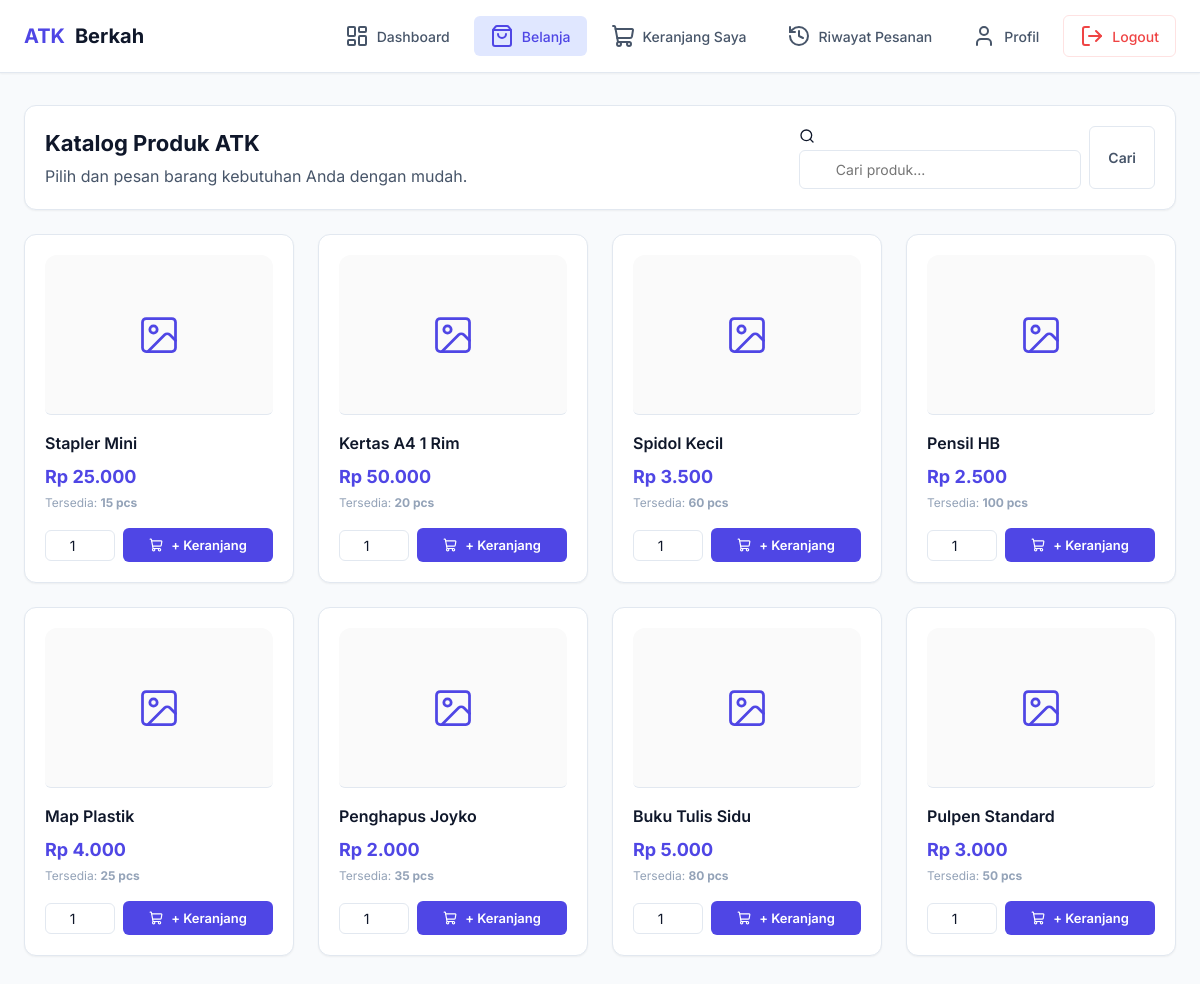
/app/belanja.php (signed in), run on the app's committed database.
### tables this page shows
CREATE TABLE produk (
    id_produk INT PRIMARY KEY AUTO_INCREMENT,
    nama_produk VARCHAR(100) NOT NULL,
    harga DECIMAL(10, 2) NOT NULL,
    jumlah_stok INT NOT NULL DEFAULT 0,
    gambar VARCHAR(255) DEFAULT NULL,
    created_at TIMESTAMP DEFAULT CURRENT_TIMESTAMP
);

### app/belanja.php (the view, shortened to what this page needs)
<?php
include "config.php";
$search = $_GET['search'] ?? '';
$where = "WHERE jumlah_stok > 0";
$query_produk = "SELECT * FROM produk $where ORDER BY id_produk DESC";
$result_produk = mysqli_query($conn, $query_produk);
?>
<!DOCTYPE html>
<html lang="id">
<head>
    <link rel="stylesheet" href="style/app.css">
</head>
<body>
<div class="pelanggan-layout">
    <nav class="navbar">
        <div class="navbar-container">
            <a href="dashboard.php" class="navbar-brand">
                <span>ATK</span> Berkah
            </a>
            <ul class="navbar-menu" id="navbarMenu">
                <li><a href="dashboard.php"><i data-lucide="layout-dashboard"></i> Dashboard</a></li>
                <li><a href="belanja.php" class="active"><i data-lucide="shopping-bag"></i> Belanja</a></li>
                <li><a href="keranjang.php"><i data-lucide="shopping-cart"></i> Keranjang Saya</a></li>
                <li><a href="riwayat.php"><i data-lucide="history"></i> Riwayat Pesanan</a></li>
                <li><a href="profile.php"><i data-lucide="user"></i> Profil</a></li>
                <li><a href="logout.php" class="logout-nav"><i data-lucide="log-out"></i> Logout</a></li>
            </ul>
        </div>
    </nav>
    <div class="container">
        <div class="topbar" style="margin-bottom: 24px; padding: 20px;">
            <div class="topbar-title">
                <h1 style="font-size: 22px;">Katalog Produk ATK</h1>
                <p style="color: var(--text-secondary); margin-top: 4px;">Pilih dan pesan barang kebutuhan Anda dengan mudah.</p>
            </div>
            <div style="min-width: 250px;">
                <form method="GET" style="display: flex; gap: 8px;">
                    <div class="search-input-wrapper">
                        <i data-lucide="search" style="width: 16px; height: 16px;"></i>
                        <input type="text" name="search" class="form-control" placeholder="Cari produk..." value="<?= htmlspecialchars($search) ?>" style="padding-left: 36px;">
                    </div>
                    <button type="submit" class="btn btn-secondary">Cari</button>
                </form>
            </div>
        </div>
        <div class="catalog-grid">
            <?php
            while($row = mysqli_fetch_assoc($result_produk)):
            ?>
            <div class="product-card">
                <div class="product-card-img" style="display: flex; align-items: center; justify-content: center; height: 160px; background: #fafafa; border-bottom: 1px solid var(--border); overflow: hidden; border-top-left-radius: var(--radius); border-top-right-radius: var(--radius);">
                    <?php if ($row['gambar'] && file_exists('uploads/' . $row['gambar'])): ?>
                        <img src="uploads/<?= htmlspecialchars($row['gambar']) ?>" alt="<?= htmlspecialchars($row['nama_produk']) ?>" style="width: 100%; height: 100%; object-fit: cover; display: block;">
                    <?php else: ?>
                        <i data-lucide="image" style="width: 44px; height: 44px; color: var(--primary); stroke-width: 1.5;"></i>
                    <?php endif; ?>
                </div>
                <h3 class="product-card-title"><?= htmlspecialchars($row['nama_produk']) ?></h3>
                <div class="product-card-price">Rp <?= number_format($row['harga'], 0, ',', '.') ?></div>
                <div class="product-card-stock">Tersedia: <strong><?= $row['jumlah_stok'] ?> pcs</strong></div>
                <div class="product-card-action">
                    <form method="POST" style="display: flex; gap: 8px; align-items: center;">
                        <input type="number" name="jumlah" class="form-control" value="1" min="1" max="<?= $row['jumlah_stok'] ?>" style="width: 70px; text-align: center; padding: 6px;">
                        <button type="submit" name="tambah_keranjang" class="btn btn-primary" style="flex: 1; padding: 8px 12px; font-size: 13px;">
                            <i data-lucide="shopping-cart" style="width: 14px; height: 14px;"></i> + Keranjang
                        </button>
                    </form>
                </div>
            </div>
            <?php
            endwhile;
            ?>
        </div>
    </div>
</div>
</body>
</html>

### app/style/app.css (style rules this page uses)
:root { --primary: #4f46e5; --primary-hover: #4338ca; --primary-light: #e0e7ff; --bg-main: #f8fafc; --bg-surface: #ffffff; --text-primary: #0f172a; --text-secondary: #475569; --text-muted: #94a3b8; --border: #e2e8f0; --success: #10b981; --success-light: #d1fae5; --success-text: #065f46; --warning: #f59e0b; --warning-light: #fef3c7; --warning-text: #92400e; --danger: #ef4444; --danger-light: #fee2e2; --danger-text: #991b1b; --info: #3b82f6; --info-light: #dbeafe; --info-text: #1e40af; --shadow-sm: 0 1px 2px 0 rgb(0 0 0 / 0.05); --shadow: 0 4px 6px -1px rgb(0 0 0 / 0.1), 0 2px 4px -2px rgb(0 0 0 / 0.1); --shadow-lg: 0 10px 15px -3px rgb(0 0 0 / 0.1), 0 4px 6px -4px rgb(0 0 0 / 0.1); --shadow-xl: 0 20px 25px -5px rgb(0 0 0 / 0.1), 0 8px 10px -6px rgb(0 0 0 / 0.1); --radius-sm: 6px; --radius: 12px; --radius-lg: 16px; --radius-full: 9999px; --transition: all 0.2s cubic-bezier(0.4, 0, 0.2, 1); }
* { margin: 0; padding: 0; box-sizing: border-box; font-family: 'Inter', -apple-system, BlinkMacSystemFont, "Segoe UI", Roboto, sans-serif; }
body { background: var(--bg-main); color: var(--text-primary); line-height: 1.5; -webkit-font-smoothing: antialiased; }
a { color: inherit; text-decoration: none; transition: var(--transition); }
.topbar { display: flex; justify-content: space-between; align-items: center; background: var(--bg-surface); border: 1px solid var(--border); padding: 16px 24px; border-radius: var(--radius); margin-bottom: 28px; box-shadow: var(--shadow-sm); }
.topbar-title h1 { font-size: 20px; font-weight: 700; color: var(--text-primary); }
.btn { display: inline-flex; align-items: center; justify-content: center; gap: 8px; padding: 10px 18px; border-radius: var(--radius-sm); font-size: 14px; font-weight: 600; cursor: pointer; transition: var(--transition); border: 1px solid transparent; }
.btn-primary { background: var(--primary); color: white; }
.btn-secondary { background: var(--bg-surface); color: var(--text-secondary); border-color: var(--border); }
.form-control { width: 100%; padding: 10px 14px; border: 1px solid var(--border); border-radius: var(--radius-sm); font-size: 14px; color: var(--text-primary); background: var(--bg-surface); transition: var(--transition); outline: none; }
.search-input-wrapper { position: relative; flex: 1; min-width: 200px; }
.search-input-wrapper input { padding-left: 36px; }
.pelanggan-layout { min-height: 100vh; display: flex; flex-direction: column; }
.navbar { background: var(--bg-surface); border-bottom: 1px solid var(--border); position: sticky; top: 0; z-index: 100; box-shadow: var(--shadow-sm); }
.navbar-container { max-width: 1200px; margin: 0 auto; padding: 0 24px; height: 72px; display: flex; justify-content: space-between; align-items: center; }
.navbar-brand { display: flex; align-items: center; gap: 10px; font-weight: 700; font-size: 20px; color: var(--text-primary); }
.navbar-brand span { color: var(--primary); }
.navbar-menu { display: flex; align-items: center; list-style: none; gap: 8px; }
.navbar-menu li a { display: flex; align-items: center; gap: 8px; padding: 8px 16px; font-size: 14px; font-weight: 500; color: var(--text-secondary); border-radius: var(--radius-sm); }
.navbar-menu li a.active { background: var(--primary-light); color: var(--primary); }
.navbar-menu li a.logout-nav { border: 1px solid var(--danger-light); color: var(--danger); }
.container { max-width: 1200px; width: 100%; margin: 0 auto; padding: 32px 24px; flex: 1; }
.catalog-grid { display: grid; grid-template-columns: repeat(auto-fill, minmax(240px, 1fr)); gap: 24px; margin-top: 24px; }
.product-card { background: var(--bg-surface); border: 1px solid var(--border); border-radius: var(--radius); padding: 20px; box-shadow: var(--shadow-sm); display: flex; flex-direction: column; transition: var(--transition); }
.product-card-img { height: 140px; background: var(--bg-main); border-radius: var(--radius-sm); display: flex; align-items: center; justify-content: center; margin-bottom: 16px; color: var(--text-muted); }
.product-card-title { font-size: 16px; font-weight: 600; color: var(--text-primary); margin-bottom: 8px; }
.product-card-price { font-size: 18px; font-weight: 700; color: var(--primary); margin-bottom: 4px; }
.product-card-stock { font-size: 12px; color: var(--text-muted); margin-bottom: 16px; }
.product-card-action { margin-top: auto; }

### data on the page
produk: nama_produk "Stapler Mini", harga "25.000", jumlah_stok "15"
produk: nama_produk "Kertas A4 1 Rim", harga "50.000", jumlah_stok "20"
produk: nama_produk "Spidol Kecil", harga "3.500", jumlah_stok "60"
produk: nama_produk "Pensil HB", harga "2.500", jumlah_stok "100"
produk: nama_produk "Map Plastik", harga "4.000", jumlah_stok "25"
produk: nama_produk "Penghapus Joyko", harga "2.000", jumlah_stok "35"
produk: nama_produk "Buku Tulis Sidu", harga "5.000", jumlah_stok "80"
produk: nama_produk "Pulpen Standard", harga "3.000", jumlah_stok "50"
